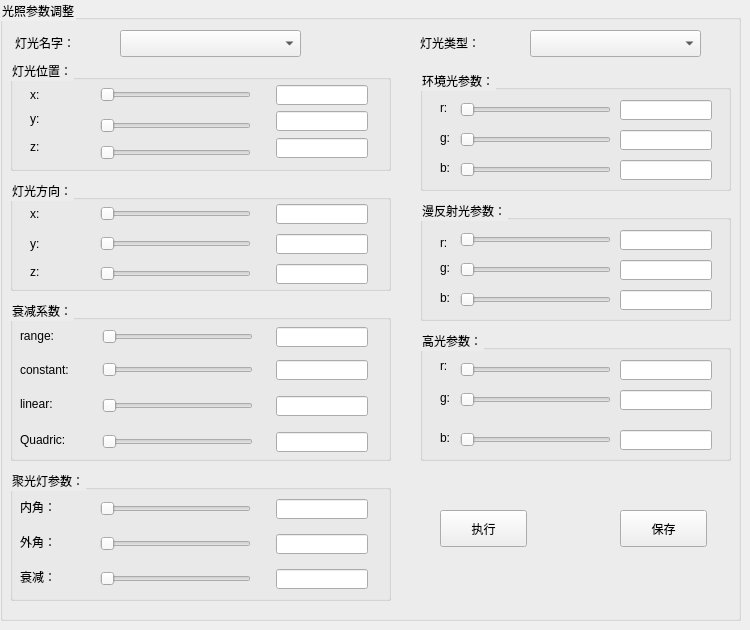
   <widget class="QWidget" name="tab_2">
    <attribute name="title">
     <string>Tab 2</string>
    </attribute>
    <widget class="QGroupBox" name="GroupBox_Light">
     <property name="geometry">
      <rect>
       <x>0</x>
       <y>0</y>
       <width>741</width>
       <height>621</height>
      </rect>
     </property>
     <property name="styleSheet">
      <string notr="true">QGroupBox
{
color: black;
font: 16px &quot;微软雅黑&quot;;
}

QLabel#Light_Name
{
color: black;
font: 20px &quot;微软雅黑&quot;;
}

QLabel#LightType
{
color: black;
font: 20px &quot;微软雅黑&quot;;
}

QComboBox
{
min-height: 25;
max-height: 25;
}

QPushButton
{
min-height: 35;
max-height: 35;
min-width: 85;
max-width: 85;
}

QLineEdit
{
min-width: 90;
max-width: 90;
}

</string>
     </property>
     <property name="title">
      <string>光照参数调整</string>
     </property>
     <widget class="QComboBox" name="comboBox_Name">
      <property name="geometry">
       <rect>
        <x>120</x>
        <y>30</y>
        <width>181</width>
        <height>27</height>
       </rect>
      </property>
     </widget>
     <widget class="QLabel" name="Light_Name">
      <property name="geometry">
       <rect>
        <x>15</x>
        <y>32</y>
        <width>101</width>
        <height>21</height>
       </rect>
      </property>
      <property name="text">
       <string>灯光名字：</string>
      </property>
     </widget>
     <widget class="QPushButton" name="Execute">
      <property name="geometry">
       <rect>
        <x>440</x>
        <y>510</y>
        <width>87</width>
        <height>37</height>
       </rect>
      </property>
      <property name="text">
       <string>执行</string>
      </property>
     </widget>
     <widget class="QLabel" name="LightType">
      <property name="geometry">
       <rect>
        <x>420</x>
        <y>32</y>
        <width>101</width>
        <height>21</height>
       </rect>
      </property>
      <property name="text">
       <string>灯光类型：</string>
      </property>
     </widget>
     <widget class="QComboBox" name="comboBox_LightType">
      <property name="geometry">
       <rect>
        <x>530</x>
        <y>30</y>
        <width>171</width>
        <height>27</height>
       </rect>
      </property>
     </widget>
     <widget class="QPushButton" name="pushButton">
      <property name="geometry">
       <rect>
        <x>620</x>
        <y>510</y>
        <width>87</width>
        <height>37</height>
       </rect>
      </property>
      <property name="text">
       <string>保存</string>
      </property>
     </widget>
     <widget class="QGroupBox" name="groupBox_5">
      <property name="geometry">
       <rect>
        <x>10</x>
        <y>60</y>
        <width>381</width>
        <height>111</height>
       </rect>
      </property>
      <property name="title">
       <string>灯光位置：</string>
      </property>
      <widget class="QLabel" name="label_6">
       <property name="geometry">
        <rect>
         <x>20</x>
         <y>51</y>
         <width>16</width>
         <height>16</height>
        </rect>
       </property>
       <property name="text">
        <string>y:</string>
       </property>
      </widget>
      <widget class="QLabel" name="label_9">
       <property name="geometry">
        <rect>
         <x>20</x>
         <y>128</y>
         <width>16</width>
         <height>16</height>
        </rect>
       </property>
       <property name="text">
        <string>x</string>
       </property>
      </widget>
      <widget class="QSlider" name="horizontalSlider_LightPos_Z">
       <property name="geometry">
        <rect>
         <x>90</x>
         <y>83</y>
         <width>151</width>
         <height>19</height>
        </rect>
       </property>
       <property name="orientation">
        <enum>Qt::Horizontal</enum>
       </property>
      </widget>
      <widget class="QSlider" name="horizontalSlider_LightPos_Y">
       <property name="geometry">
        <rect>
         <x>90</x>
         <y>56</y>
         <width>151</width>
         <height>19</height>
        </rect>
       </property>
       <property name="orientation">
        <enum>Qt::Horizontal</enum>
       </property>
      </widget>
      <widget class="QLabel" name="label_7">
       <property name="geometry">
        <rect>
         <x>20</x>
         <y>79</y>
         <width>16</width>
         <height>16</height>
        </rect>
       </property>
       <property name="text">
        <string>z:</string>
       </property>
      </widget>
      <widget class="QLabel" name="label_5">
       <property name="geometry">
        <rect>
         <x>20</x>
         <y>25</y>
         <width>20</width>
         <height>20</height>
        </rect>
       </property>
       <property name="text">
        <string>x:</string>
       </property>
      </widget>
      <widget class="QSlider" name="horizontalSlider_LightPos_X">
       <property name="geometry">
        <rect>
         <x>90</x>
         <y>25</y>
         <width>151</width>
         <height>19</height>
        </rect>
       </property>
       <property name="orientation">
        <enum>Qt::Horizontal</enum>
       </property>
      </widget>
      <widget class="QLineEdit" name="lineEdit_pos_x">
       <property name="geometry">
        <rect>
         <x>266</x>
         <y>25</y>
         <width>92</width>
         <height>20</height>
        </rect>
       </property>
       <property name="alignment">
        <set>Qt::AlignRight|Qt::AlignTrailing|Qt::AlignVCenter</set>
       </property>
      </widget>
      <widget class="QLineEdit" name="lineEdit_pos_y">
       <property name="geometry">
        <rect>
         <x>266</x>
         <y>51</y>
         <width>92</width>
         <height>20</height>
        </rect>
       </property>
       <property name="alignment">
        <set>Qt::AlignRight|Qt::AlignTrailing|Qt::AlignVCenter</set>
       </property>
      </widget>
      <widget class="QLineEdit" name="lineEdit_pos_z">
       <property name="geometry">
        <rect>
         <x>266</x>
         <y>78</y>
         <width>92</width>
         <height>20</height>
        </rect>
       </property>
       <property name="alignment">
        <set>Qt::AlignRight|Qt::AlignTrailing|Qt::AlignVCenter</set>
       </property>
      </widget>
     </widget>
     <widget class="QGroupBox" name="groupBox_6">
      <property name="geometry">
       <rect>
        <x>10</x>
        <y>180</y>
        <width>381</width>
        <height>111</height>
       </rect>
      </property>
      <property name="title">
       <string>灯光方向：</string>
      </property>
      <widget class="QLabel" name="label_11">
       <property name="geometry">
        <rect>
         <x>20</x>
         <y>84</y>
         <width>16</width>
         <height>16</height>
        </rect>
       </property>
       <property name="text">
        <string>z:</string>
       </property>
      </widget>
      <widget class="QSlider" name="horizontalSlider_LightDir_Z">
       <property name="geometry">
        <rect>
         <x>90</x>
         <y>84</y>
         <width>151</width>
         <height>19</height>
        </rect>
       </property>
       <property name="orientation">
        <enum>Qt::Horizontal</enum>
       </property>
      </widget>
      <widget class="QSlider" name="horizontalSlider_LightDir_Y">
       <property name="geometry">
        <rect>
         <x>90</x>
         <y>54</y>
         <width>151</width>
         <height>19</height>
        </rect>
       </property>
       <property name="orientation">
        <enum>Qt::Horizontal</enum>
       </property>
      </widget>
      <widget class="QLabel" name="label_10">
       <property name="geometry">
        <rect>
         <x>20</x>
         <y>54</y>
         <width>21</width>
         <height>20</height>
        </rect>
       </property>
       <property name="text">
        <string>y:</string>
       </property>
      </widget>
      <widget class="QLineEdit" name="lineEdit_dir_y">
       <property name="geometry">
        <rect>
         <x>266</x>
         <y>54</y>
         <width>92</width>
         <height>20</height>
        </rect>
       </property>
       <property name="alignment">
        <set>Qt::AlignRight|Qt::AlignTrailing|Qt::AlignVCenter</set>
       </property>
      </widget>
      <widget class="QLineEdit" name="lineEdit_dir_z">
       <property name="geometry">
        <rect>
         <x>266</x>
         <y>84</y>
         <width>92</width>
         <height>20</height>
        </rect>
       </property>
       <property name="alignment">
        <set>Qt::AlignRight|Qt::AlignTrailing|Qt::AlignVCenter</set>
       </property>
      </widget>
      <widget class="QSlider" name="horizontalSlider_LightDir_X">
       <property name="geometry">
        <rect>
         <x>90</x>
         <y>24</y>
         <width>151</width>
         <height>19</height>
        </rect>
       </property>
       <property name="orientation">
        <enum>Qt::Horizontal</enum>
       </property>
      </widget>
      <widget class="QLabel" name="label_22">
       <property name="geometry">
        <rect>
         <x>20</x>
         <y>24</y>
         <width>21</width>
         <height>20</height>
        </rect>
       </property>
       <property name="text">
        <string>x:</string>
       </property>
      </widget>
      <widget class="QLineEdit" name="lineEdit_dir_x">
       <property name="geometry">
        <rect>
         <x>266</x>
         <y>24</y>
         <width>92</width>
         <height>20</height>
        </rect>
       </property>
       <property name="alignment">
        <set>Qt::AlignRight|Qt::AlignTrailing|Qt::AlignVCenter</set>
       </property>
      </widget>
     </widget>
     <widget class="QGroupBox" name="groupBox_7">
      <property name="geometry">
       <rect>
        <x>420</x>
        <y>70</y>
        <width>311</width>
        <height>121</height>
       </rect>
      </property>
      <property name="title">
       <string>环境光参数：</string>
      </property>
      <widget class="QLineEdit" name="lineEdit_Ambient_B">
       <property name="geometry">
        <rect>
         <x>200</x>
         <y>90</y>
         <width>92</width>
         <height>20</height>
        </rect>
       </property>
       <property name="alignment">
        <set>Qt::AlignRight|Qt::AlignTrailing|Qt::AlignVCenter</set>
       </property>
      </widget>
      <widget class="QLabel" name="label_26">
       <property name="geometry">
        <rect>
         <x>20</x>
         <y>60</y>
         <width>16</width>
         <height>16</height>
        </rect>
       </property>
       <property name="text">
        <string>g:</string>
       </property>
      </widget>
      <widget class="QLabel" name="label_24">
       <property name="geometry">
        <rect>
         <x>20</x>
         <y>90</y>
         <width>16</width>
         <height>16</height>
        </rect>
       </property>
       <property name="text">
        <string>b:</string>
       </property>
      </widget>
      <widget class="QSlider" name="horizontalSlider_Ambient_R">
       <property name="geometry">
        <rect>
         <x>40</x>
         <y>30</y>
         <width>151</width>
         <height>19</height>
        </rect>
       </property>
       <property name="orientation">
        <enum>Qt::Horizontal</enum>
       </property>
      </widget>
      <widget class="QSlider" name="horizontalSlider_Ambient_B">
       <property name="geometry">
        <rect>
         <x>40</x>
         <y>90</y>
         <width>151</width>
         <height>19</height>
        </rect>
       </property>
       <property name="orientation">
        <enum>Qt::Horizontal</enum>
       </property>
      </widget>
      <widget class="QSlider" name="horizontalSlider_Ambient_G">
       <property name="geometry">
        <rect>
         <x>40</x>
         <y>60</y>
         <width>151</width>
         <height>19</height>
        </rect>
       </property>
       <property name="orientation">
        <enum>Qt::Horizontal</enum>
       </property>
      </widget>
      <widget class="QLabel" name="label_25">
       <property name="geometry">
        <rect>
         <x>20</x>
         <y>30</y>
         <width>16</width>
         <height>16</height>
        </rect>
       </property>
       <property name="text">
        <string>r:</string>
       </property>
      </widget>
      <widget class="QLineEdit" name="lineEdit_Ambient_R">
       <property name="geometry">
        <rect>
         <x>200</x>
         <y>30</y>
         <width>92</width>
         <height>20</height>
        </rect>
       </property>
       <property name="alignment">
        <set>Qt::AlignRight|Qt::AlignTrailing|Qt::AlignVCenter</set>
       </property>
      </widget>
      <widget class="QLineEdit" name="lineEdit_Ambient_G">
       <property name="geometry">
        <rect>
         <x>200</x>
         <y>60</y>
         <width>92</width>
         <height>20</height>
        </rect>
       </property>
       <property name="alignment">
        <set>Qt::AlignRight|Qt::AlignTrailing|Qt::AlignVCenter</set>
       </property>
      </widget>
     </widget>
     <widget class="QGroupBox" name="groupBox_8">
      <property name="geometry">
       <rect>
        <x>420</x>
        <y>200</y>
        <width>311</width>
        <height>121</height>
       </rect>
      </property>
      <property name="title">
       <string>漫反射光参数：</string>
      </property>
      <widget class="QLineEdit" name="lineEdit_diff_r">
       <property name="geometry">
        <rect>
         <x>200</x>
         <y>30</y>
         <width>92</width>
         <height>20</height>
        </rect>
       </property>
       <property name="alignment">
        <set>Qt::AlignRight|Qt::AlignTrailing|Qt::AlignVCenter</set>
       </property>
      </widget>
      <widget class="QLabel" name="label_19">
       <property name="geometry">
        <rect>
         <x>20</x>
         <y>90</y>
         <width>16</width>
         <height>16</height>
        </rect>
       </property>
       <property name="text">
        <string>b:</string>
       </property>
      </widget>
      <widget class="QLabel" name="label_16">
       <property name="geometry">
        <rect>
         <x>20</x>
         <y>35</y>
         <width>16</width>
         <height>16</height>
        </rect>
       </property>
       <property name="text">
        <string>r:</string>
       </property>
      </widget>
      <widget class="QLineEdit" name="lineEdit_diff_b">
       <property name="geometry">
        <rect>
         <x>200</x>
         <y>90</y>
         <width>92</width>
         <height>20</height>
        </rect>
       </property>
       <property name="alignment">
        <set>Qt::AlignRight|Qt::AlignTrailing|Qt::AlignVCenter</set>
       </property>
      </widget>
      <widget class="QLineEdit" name="lineEdit_diff_g">
       <property name="geometry">
        <rect>
         <x>200</x>
         <y>60</y>
         <width>92</width>
         <height>20</height>
        </rect>
       </property>
       <property name="alignment">
        <set>Qt::AlignRight|Qt::AlignTrailing|Qt::AlignVCenter</set>
       </property>
      </widget>
      <widget class="QSlider" name="horizontalSlider_Diffuse_B">
       <property name="geometry">
        <rect>
         <x>40</x>
         <y>90</y>
         <width>151</width>
         <height>19</height>
        </rect>
       </property>
       <property name="orientation">
        <enum>Qt::Horizontal</enum>
       </property>
      </widget>
      <widget class="QSlider" name="horizontalSlider_Diffuse_G">
       <property name="geometry">
        <rect>
         <x>40</x>
         <y>60</y>
         <width>151</width>
         <height>19</height>
        </rect>
       </property>
       <property name="orientation">
        <enum>Qt::Horizontal</enum>
       </property>
      </widget>
      <widget class="QLabel" name="label_17">
       <property name="geometry">
        <rect>
         <x>20</x>
         <y>60</y>
         <width>16</width>
         <height>16</height>
        </rect>
       </property>
       <property name="text">
        <string>g:</string>
       </property>
      </widget>
      <widget class="QSlider" name="horizontalSlider_Diffuse_R">
       <property name="geometry">
        <rect>
         <x>40</x>
         <y>30</y>
         <width>151</width>
         <height>19</height>
        </rect>
       </property>
       <property name="orientation">
        <enum>Qt::Horizontal</enum>
       </property>
      </widget>
     </widget>
     <widget class="QGroupBox" name="groupBox_9">
      <property name="geometry">
       <rect>
        <x>420</x>
        <y>330</y>
        <width>311</width>
        <height>131</height>
       </rect>
      </property>
      <property name="title">
       <string>高光参数：</string>
      </property>
      <widget class="QLineEdit" name="lineEdit_spe_b">
       <property name="geometry">
        <rect>
         <x>200</x>
         <y>100</y>
         <width>92</width>
         <height>20</height>
        </rect>
       </property>
       <property name="alignment">
        <set>Qt::AlignRight|Qt::AlignTrailing|Qt::AlignVCenter</set>
       </property>
      </widget>
      <widget class="QLabel" name="label_21">
       <property name="geometry">
        <rect>
         <x>20</x>
         <y>60</y>
         <width>16</width>
         <height>16</height>
        </rect>
       </property>
       <property name="text">
        <string>g:</string>
       </property>
      </widget>
      <widget class="QSlider" name="horizontalSlider_Specular_G">
       <property name="geometry">
        <rect>
         <x>40</x>
         <y>60</y>
         <width>151</width>
         <height>19</height>
        </rect>
       </property>
       <property name="orientation">
        <enum>Qt::Horizontal</enum>
       </property>
      </widget>
      <widget class="QSlider" name="horizontalSlider_Specular_R">
       <property name="geometry">
        <rect>
         <x>40</x>
         <y>30</y>
         <width>151</width>
         <height>19</height>
        </rect>
       </property>
       <property name="orientation">
        <enum>Qt::Horizontal</enum>
       </property>
      </widget>
      <widget class="QLineEdit" name="lineEdit_spe_r">
       <property name="geometry">
        <rect>
         <x>200</x>
         <y>30</y>
         <width>92</width>
         <height>20</height>
        </rect>
       </property>
       <property name="alignment">
        <set>Qt::AlignRight|Qt::AlignTrailing|Qt::AlignVCenter</set>
       </property>
      </widget>
      <widget class="QLineEdit" name="lineEdit_spe_g">
       <property name="geometry">
        <rect>
         <x>200</x>
         <y>60</y>
         <width>92</width>
         <height>20</height>
        </rect>
       </property>
       <property name="alignment">
        <set>Qt::AlignRight|Qt::AlignTrailing|Qt::AlignVCenter</set>
       </property>
      </widget>
      <widget class="QLabel" name="label_23">
       <property name="geometry">
        <rect>
         <x>20</x>
         <y>100</y>
         <width>16</width>
         <height>16</height>
        </rect>
       </property>
       <property name="text">
        <string>b:</string>
       </property>
      </widget>
      <widget class="QLabel" name="label_20">
       <property name="geometry">
        <rect>
         <x>20</x>
         <y>28</y>
         <width>16</width>
         <height>16</height>
        </rect>
       </property>
       <property name="text">
        <string>r:</string>
       </property>
      </widget>
      <widget class="QSlider" name="horizontalSlider_Specular_B">
       <property name="geometry">
        <rect>
         <x>40</x>
         <y>100</y>
         <width>151</width>
         <height>19</height>
        </rect>
       </property>
       <property name="orientation">
        <enum>Qt::Horizontal</enum>
       </property>
      </widget>
     </widget>
     <widget class="QGroupBox" name="groupBox_10">
      <property name="geometry">
       <rect>
        <x>10</x>
        <y>300</y>
        <width>381</width>
        <height>161</height>
       </rect>
      </property>
      <property name="title">
       <string>衰减系数：</string>
      </property>
      <widget class="QLineEdit" name="lineEdit_Atte_W">
       <property name="geometry">
        <rect>
         <x>266</x>
         <y>132</y>
         <width>92</width>
         <height>20</height>
        </rect>
       </property>
       <property name="alignment">
        <set>Qt::AlignRight|Qt::AlignTrailing|Qt::AlignVCenter</set>
       </property>
      </widget>
      <widget class="QLabel" name="label_12">
       <property name="geometry">
        <rect>
         <x>10</x>
         <y>28</y>
         <width>51</width>
         <height>16</height>
        </rect>
       </property>
       <property name="text">
        <string>range:</string>
       </property>
      </widget>
      <widget class="QLabel" name="label_15">
       <property name="geometry">
        <rect>
         <x>10</x>
         <y>132</y>
         <width>81</width>
         <height>16</height>
        </rect>
       </property>
       <property name="text">
        <string>Quadric:</string>
       </property>
      </widget>
      <widget class="QSlider" name="horizontalSlider_Atte_X">
       <property name="geometry">
        <rect>
         <x>92</x>
         <y>27</y>
         <width>151</width>
         <height>19</height>
        </rect>
       </property>
       <property name="orientation">
        <enum>Qt::Horizontal</enum>
       </property>
      </widget>
      <widget class="QSlider" name="horizontalSlider_Atte_Y">
       <property name="geometry">
        <rect>
         <x>92</x>
         <y>60</y>
         <width>151</width>
         <height>19</height>
        </rect>
       </property>
       <property name="orientation">
        <enum>Qt::Horizontal</enum>
       </property>
      </widget>
      <widget class="QLineEdit" name="lineEdit_Atte_Y">
       <property name="geometry">
        <rect>
         <x>266</x>
         <y>60</y>
         <width>92</width>
         <height>20</height>
        </rect>
       </property>
       <property name="alignment">
        <set>Qt::AlignRight|Qt::AlignTrailing|Qt::AlignVCenter</set>
       </property>
      </widget>
      <widget class="QSlider" name="horizontalSlider_Atte_W">
       <property name="geometry">
        <rect>
         <x>92</x>
         <y>132</y>
         <width>151</width>
         <height>19</height>
        </rect>
       </property>
       <property name="orientation">
        <enum>Qt::Horizontal</enum>
       </property>
      </widget>
      <widget class="QSlider" name="horizontalSlider_Atte_Z">
       <property name="geometry">
        <rect>
         <x>92</x>
         <y>96</y>
         <width>151</width>
         <height>19</height>
        </rect>
       </property>
       <property name="orientation">
        <enum>Qt::Horizontal</enum>
       </property>
      </widget>
      <widget class="QLabel" name="label_13">
       <property name="geometry">
        <rect>
         <x>10</x>
         <y>60</y>
         <width>71</width>
         <height>20</height>
        </rect>
       </property>
       <property name="text">
        <string>constant:</string>
       </property>
      </widget>
      <widget class="QLineEdit" name="lineEdit_Atte_X">
       <property name="geometry">
        <rect>
         <x>266</x>
         <y>27</y>
         <width>92</width>
         <height>20</height>
        </rect>
       </property>
       <property name="alignment">
        <set>Qt::AlignRight|Qt::AlignTrailing|Qt::AlignVCenter</set>
       </property>
      </widget>
      <widget class="QLineEdit" name="lineEdit_Atte_Z">
       <property name="geometry">
        <rect>
         <x>266</x>
         <y>96</y>
         <width>92</width>
         <height>20</height>
        </rect>
       </property>
       <property name="alignment">
        <set>Qt::AlignRight|Qt::AlignTrailing|Qt::AlignVCenter</set>
       </property>
      </widget>
      <widget class="QLabel" name="label_14">
       <property name="geometry">
        <rect>
         <x>10</x>
         <y>96</y>
         <width>61</width>
         <height>16</height>
        </rect>
       </property>
       <property name="text">
        <string>linear:</string>
       </property>
      </widget>
     </widget>
     <widget class="QGroupBox" name="groupBox_11">
      <property name="geometry">
       <rect>
        <x>10</x>
        <y>470</y>
        <width>381</width>
        <height>131</height>
       </rect>
      </property>
      <property name="title">
       <string>聚光灯参数：</string>
      </property>
      <widget class="QLineEdit" name="lineEdit_FallOff">
       <property name="geometry">
        <rect>
         <x>266</x>
         <y>99</y>
         <width>92</width>
         <height>20</height>
        </rect>
       </property>
       <property name="alignment">
        <set>Qt::AlignRight|Qt::AlignTrailing|Qt::AlignVCenter</set>
       </property>
      </widget>
      <widget class="QLabel" name="label_8">
       <property name="geometry">
        <rect>
         <x>10</x>
         <y>64</y>
         <width>71</width>
         <height>16</height>
        </rect>
       </property>
       <property name="text">
        <string>外角：</string>
       </property>
      </widget>
      <widget class="QLabel" name="label_18">
       <property name="geometry">
        <rect>
         <x>10</x>
         <y>99</y>
         <width>71</width>
         <height>16</height>
        </rect>
       </property>
       <property name="text">
        <string>衰减：</string>
       </property>
      </widget>
      <widget class="QSlider" name="horizontalSlider_OuterAngle">
       <property name="geometry">
        <rect>
         <x>90</x>
         <y>64</y>
         <width>151</width>
         <height>19</height>
        </rect>
       </property>
       <property name="orientation">
        <enum>Qt::Horizontal</enum>
       </property>
      </widget>
      <widget class="QLineEdit" name="lineEdit_OuterAngle">
       <property name="geometry">
        <rect>
         <x>266</x>
         <y>64</y>
         <width>92</width>
         <height>20</height>
        </rect>
       </property>
       <property name="alignment">
        <set>Qt::AlignRight|Qt::AlignTrailing|Qt::AlignVCenter</set>
       </property>
      </widget>
      <widget class="QSlider" name="horizontalSlider_InnerAngle">
       <property name="geometry">
        <rect>
         <x>90</x>
         <y>29</y>
         <width>151</width>
         <height>19</height>
        </rect>
       </property>
       <property name="orientation">
        <enum>Qt::Horizontal</enum>
       </property>
      </widget>
      <widget class="QLineEdit" name="lineEdit_InnerAngle">
       <property name="geometry">
        <rect>
         <x>266</x>
         <y>29</y>
         <width>92</width>
         <height>20</height>
        </rect>
       </property>
       <property name="alignment">
        <set>Qt::AlignRight|Qt::AlignTrailing|Qt::AlignVCenter</set>
       </property>
      </widget>
      <widget class="QSlider" name="horizontalSlider_FallOff">
       <property name="geometry">
        <rect>
         <x>90</x>
         <y>99</y>
         <width>151</width>
         <height>19</height>
        </rect>
       </property>
       <property name="orientation">
        <enum>Qt::Horizontal</enum>
       </property>
      </widget>
      <widget class="QLabel" name="label_4">
       <property name="geometry">
        <rect>
         <x>10</x>
         <y>29</y>
         <width>71</width>
         <height>16</height>
        </rect>
       </property>
       <property name="text">
        <string>内角：</string>
       </property>
      </widget>
     </widget>
    </widget>
   </widget>
